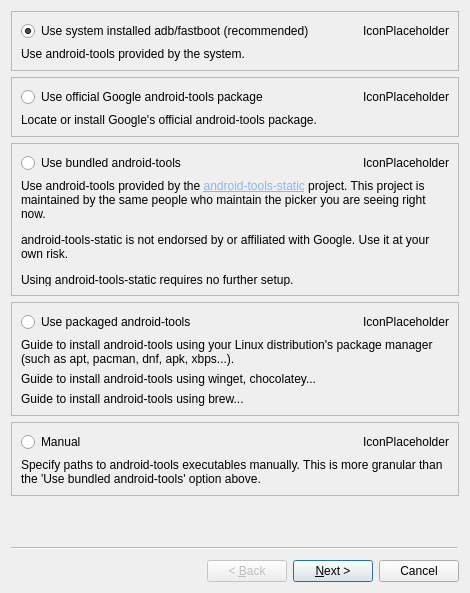
<?xml version="1.0" encoding="UTF-8"?>
<ui version="4.0">
 <class>MainWizard</class>
 <widget class="QWizard" name="MainWizard">
  <property name="geometry">
   <rect>
    <x>0</x>
    <y>0</y>
    <width>470</width>
    <height>593</height>
   </rect>
  </property>
  <property name="windowTitle">
   <string>Wizard</string>
  </property>
  <widget class="QWizardPage" name="wizardPage1">
   <layout class="QVBoxLayout" name="verticalLayout">
    <property name="leftMargin">
     <number>0</number>
    </property>
    <property name="topMargin">
     <number>0</number>
    </property>
    <property name="rightMargin">
     <number>0</number>
    </property>
    <property name="bottomMargin">
     <number>0</number>
    </property>
    <item>
     <widget class="QFrame" name="frame">
      <property name="frameShape">
       <enum>QFrame::Shape::StyledPanel</enum>
      </property>
      <property name="frameShadow">
       <enum>QFrame::Shadow::Raised</enum>
      </property>
      <layout class="QGridLayout" name="gridLayout">
       <item row="0" column="0">
        <widget class="QRadioButton" name="radioButton">
         <property name="text">
          <string>Use system installed adb/fastboot (recommended)</string>
         </property>
         <property name="checked">
          <bool>true</bool>
         </property>
        </widget>
       </item>
       <item row="0" column="1">
        <widget class="QLabel" name="label">
         <property name="sizePolicy">
          <sizepolicy hsizetype="Fixed" vsizetype="Preferred">
           <horstretch>0</horstretch>
           <verstretch>0</verstretch>
          </sizepolicy>
         </property>
         <property name="text">
          <string notr="true">IconPlaceholder</string>
         </property>
        </widget>
       </item>
       <item row="1" column="0" colspan="2">
        <widget class="QLabel" name="label_2">
         <property name="text">
          <string>Use android-tools provided by the system.</string>
         </property>
         <property name="wordWrap">
          <bool>true</bool>
         </property>
        </widget>
       </item>
      </layout>
     </widget>
    </item>
    <item>
     <widget class="QFrame" name="frame_2">
      <property name="frameShape">
       <enum>QFrame::Shape::StyledPanel</enum>
      </property>
      <property name="frameShadow">
       <enum>QFrame::Shadow::Raised</enum>
      </property>
      <layout class="QGridLayout" name="gridLayout_2">
       <item row="0" column="0">
        <widget class="QRadioButton" name="radioButton_2">
         <property name="text">
          <string>Use official Google android-tools package</string>
         </property>
        </widget>
       </item>
       <item row="0" column="1">
        <widget class="QLabel" name="label_3">
         <property name="sizePolicy">
          <sizepolicy hsizetype="Fixed" vsizetype="Preferred">
           <horstretch>0</horstretch>
           <verstretch>0</verstretch>
          </sizepolicy>
         </property>
         <property name="text">
          <string notr="true">IconPlaceholder</string>
         </property>
        </widget>
       </item>
       <item row="1" column="0" colspan="2">
        <widget class="QLabel" name="label_4">
         <property name="text">
          <string>Locate or install Google's official android-tools package.</string>
         </property>
         <property name="wordWrap">
          <bool>true</bool>
         </property>
        </widget>
       </item>
      </layout>
     </widget>
    </item>
    <item>
     <widget class="QFrame" name="frame_3">
      <property name="frameShape">
       <enum>QFrame::Shape::StyledPanel</enum>
      </property>
      <property name="frameShadow">
       <enum>QFrame::Shadow::Raised</enum>
      </property>
      <layout class="QGridLayout" name="gridLayout_3">
       <item row="0" column="0">
        <widget class="QRadioButton" name="radioButton_3">
         <property name="text">
          <string>Use bundled android-tools</string>
         </property>
        </widget>
       </item>
       <item row="0" column="1">
        <widget class="QLabel" name="label_5">
         <property name="sizePolicy">
          <sizepolicy hsizetype="Fixed" vsizetype="Preferred">
           <horstretch>0</horstretch>
           <verstretch>0</verstretch>
          </sizepolicy>
         </property>
         <property name="text">
          <string notr="true">IconPlaceholder</string>
         </property>
        </widget>
       </item>
       <item row="1" column="0" colspan="2">
        <widget class="QLabel" name="label_6">
         <property name="text">
          <string>&lt;html&gt;&lt;head/&gt;&lt;body&gt;&lt;p&gt;Use android-tools provided by the &lt;a href=&quot;https://github.com/meator/android-tools-static&quot;&gt;&lt;span style=&quot; text-decoration: underline; color:#8ab4f8;&quot;&gt;android-tools-static&lt;/span&gt;&lt;/a&gt; project. This project is maintained by the same people who maintain the picker you are seeing right now.&lt;/p&gt;&lt;p&gt;android-tools-static is not endorsed by or affiliated with Google. Use it at your own risk.&lt;/p&gt;&lt;p&gt;Using android-tools-static requires no further setup.&lt;/p&gt;&lt;/body&gt;&lt;/html&gt;</string>
         </property>
         <property name="wordWrap">
          <bool>true</bool>
         </property>
        </widget>
       </item>
      </layout>
     </widget>
    </item>
    <item>
     <widget class="QFrame" name="frame_4">
      <property name="frameShape">
       <enum>QFrame::Shape::StyledPanel</enum>
      </property>
      <property name="frameShadow">
       <enum>QFrame::Shadow::Raised</enum>
      </property>
      <layout class="QGridLayout" name="gridLayout_4">
       <item row="0" column="0">
        <widget class="QRadioButton" name="radioButton_4">
         <property name="text">
          <string>Use packaged android-tools</string>
         </property>
        </widget>
       </item>
       <item row="0" column="1">
        <widget class="QLabel" name="label_7">
         <property name="sizePolicy">
          <sizepolicy hsizetype="Fixed" vsizetype="Preferred">
           <horstretch>0</horstretch>
           <verstretch>0</verstretch>
          </sizepolicy>
         </property>
         <property name="text">
          <string notr="true">IconPlaceholder</string>
         </property>
        </widget>
       </item>
       <item row="1" column="0" colspan="2">
        <widget class="QLabel" name="label_8">
         <property name="text">
          <string>Guide to install android-tools using your Linux distribution's package manager (such as apt, pacman, dnf, apk, xbps...).</string>
         </property>
         <property name="wordWrap">
          <bool>true</bool>
         </property>
        </widget>
       </item>
       <item row="2" column="0" colspan="2">
        <widget class="QLabel" name="label_9">
         <property name="text">
          <string>Guide to install android-tools using winget, chocolatey...</string>
         </property>
         <property name="wordWrap">
          <bool>true</bool>
         </property>
        </widget>
       </item>
       <item row="3" column="0" colspan="2">
        <widget class="QLabel" name="label_10">
         <property name="text">
          <string>Guide to install android-tools using brew...</string>
         </property>
         <property name="wordWrap">
          <bool>true</bool>
         </property>
        </widget>
       </item>
      </layout>
     </widget>
    </item>
    <item>
     <widget class="QFrame" name="frame_5">
      <property name="frameShape">
       <enum>QFrame::Shape::StyledPanel</enum>
      </property>
      <property name="frameShadow">
       <enum>QFrame::Shadow::Raised</enum>
      </property>
      <layout class="QGridLayout" name="gridLayout_5">
       <item row="0" column="0">
        <widget class="QRadioButton" name="radioButton_5">
         <property name="text">
          <string>Manual</string>
         </property>
        </widget>
       </item>
       <item row="0" column="1">
        <widget class="QLabel" name="label_11">
         <property name="sizePolicy">
          <sizepolicy hsizetype="Fixed" vsizetype="Preferred">
           <horstretch>0</horstretch>
           <verstretch>0</verstretch>
          </sizepolicy>
         </property>
         <property name="text">
          <string notr="true">IconPlaceholder</string>
         </property>
        </widget>
       </item>
       <item row="1" column="0" colspan="2">
        <widget class="QLabel" name="label_12">
         <property name="text">
          <string>Specify paths to android-tools executables manually. This is more granular than the 'Use bundled android-tools' option above.</string>
         </property>
         <property name="wordWrap">
          <bool>true</bool>
         </property>
        </widget>
       </item>
      </layout>
     </widget>
    </item>
    <item>
     <spacer name="verticalSpacer">
      <property name="orientation">
       <enum>Qt::Orientation::Vertical</enum>
      </property>
      <property name="sizeType">
       <enum>QSizePolicy::Policy::Fixed</enum>
      </property>
      <property name="sizeHint" stdset="0">
       <size>
        <width>20</width>
        <height>40</height>
       </size>
      </property>
     </spacer>
    </item>
   </layout>
  </widget>
  <widget class="QWizardPage" name="wizardPage2"/>
 </widget>
 <resources/>
 <connections/>
</ui>
